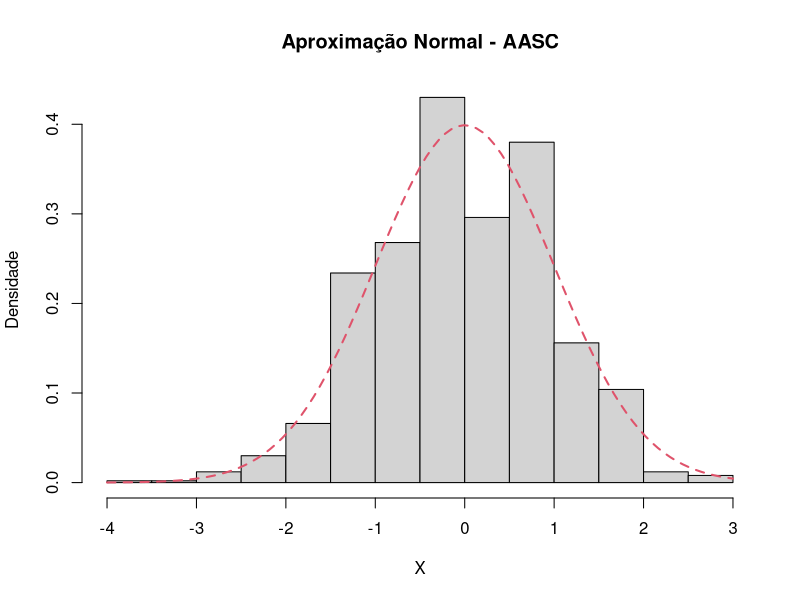
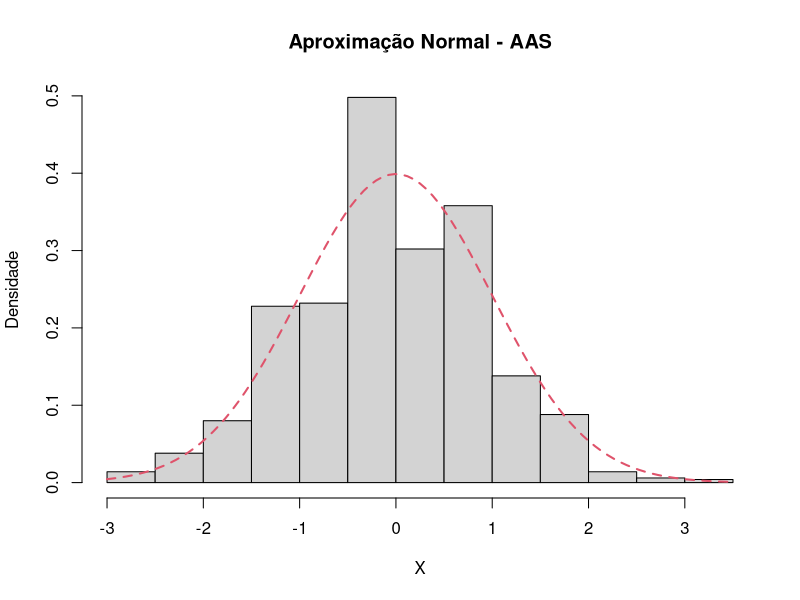
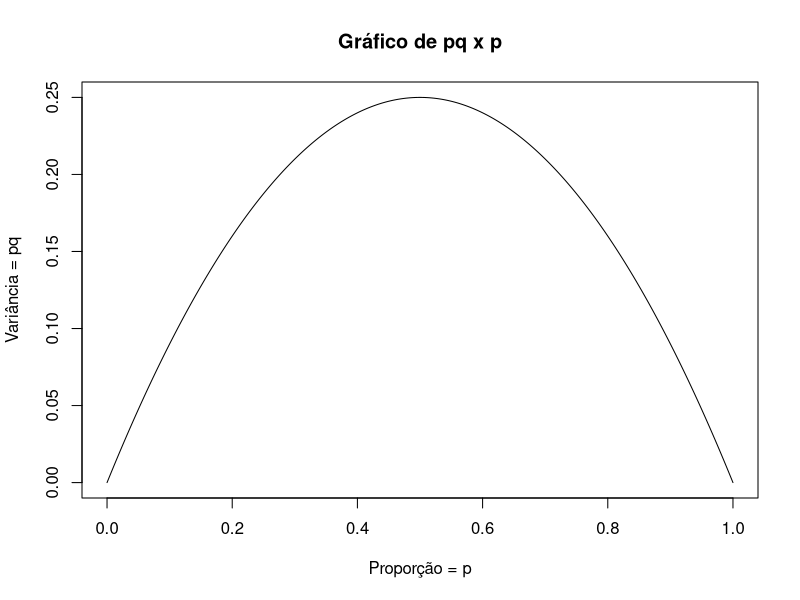

Generate these figures, in order, with R:
## ---- chunk 1
x=0
s=0

for (i in 1:5000){ifelse (i/2-as.integer(i/2)>0, x[i]<-1,x[i]<-0)}

for(j in 1:1000){s[j]=mean(sample(x,100,replace=T))}

s=(s-.5)/sqrt(.25/100)
hist(s, freq = F, main="Aproximação Normal - AASC", xlab="X", ylab="Densidade")
curve(dnorm(x), col=2, lty=2, lwd=2, add=T)
## ---- chunk 2
x=0
s=0

for (i in 1:5000){ifelse (i/2-as.integer(i/2)>0, x[i]<-1,x[i]<-0)}

for(j in 1:1000){s[j]=mean(sample(x,100,replace=F))}

s=(s-.5)/sqrt(.25/100)
hist(s, freq = F, main="Aproximação Normal - AAS", xlab="X", ylab="Densidade")
curve(dnorm(x), col=2, lty=2, lwd=2, add=T)
## ---- chunk 3
p=seq(0,1, by=0.001)
pq=p*(1-p)
plot(p,pq, type="l", main="Gráfico de pq x p",xlab="Proporção = p",ylab="Variância = pq")
